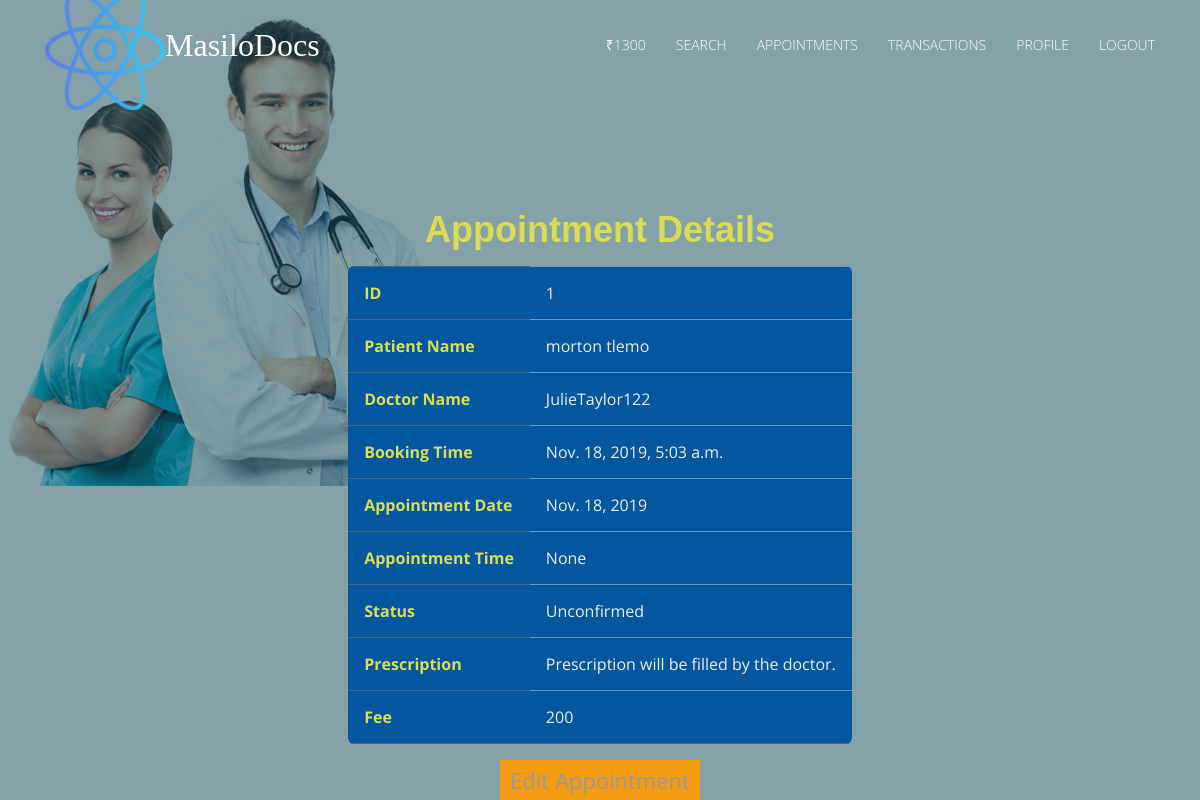
The app's page /appointment/1/ (signed in) with its own data.
### accounts/models.py (models this page shows, shortened)
class UserProfile(models.Model):
    user = models.OneToOneField(User, on_delete=models.CASCADE)
    contact = models.CharField(max_length=50)
    address = models.CharField(max_length=500, blank=True)
    birth_date = models.DateField(blank=True)
    amount = models.PositiveIntegerField(default=1500)

class DoctorProfile(models.Model):
    user = models.OneToOneField(User, on_delete=models.CASCADE)
    hospital = models.ForeignKey('healthcare.Hospital', on_delete=models.CASCADE)
    contact = models.CharField(max_length=50)
    specialization = models.ForeignKey('healthcare.Department', on_delete=models.CASCADE)
    consultation_fee = models.IntegerField(default=200)
    amount = models.PositiveIntegerField(default=100)

### healthcare/models.py (models this page shows, shortened)
class Appointment(models.Model):
    STATUS = (
        ('Unconfirmed', 'Unconfirmed'),
        ('Confirmed', 'Confirmed'),
    )
    appointment_id = models.AutoField(primary_key=True)
    transaction_id = models.ForeignKey(Transaction)
    user = models.ForeignKey(User)
    doctor = models.ForeignKey(DoctorProfile)
    booking_time = models.DateTimeField(default=datetime.now)
    appointment_date = models.DateField()
    appointment_time = models.TimeField(blank=True, null=True)
    prescription = models.TextField(default='Prescription will be filled by the doctor.')
    status = models.CharField(max_length=20, default='Unconfirmed', choices=STATUS)
    fee = models.PositiveIntegerField(default=500)

### healthcare/views.py (the view)
# urls.py: url(r'^appointment/(?P<pk>[0-9]+)/', views.AppointmentDetail.as_view(), name='appointment-detail'),
class AppointmentDetail(generic.DetailView):
    model = Appointment
    template_name = 'healthcare/appointment.html'

### healthcare/templates/healthcare/appointment.html (shortened to what this page needs)
{% extends 'healthcare/base.html' %}
{% block body %}
        {% if request.user.is_superuser or appointment.user == request.user or appointment.doctor == request.user.doctorprofile%}
            <center><h1 style="color: #dd5;">Appointment Details</h1>
                <table class="rwd-table">
                    <tr>
                        <th>ID</th>
                        <td>{{ appointment.pk }}</td>
                    </tr>
                    <tr>
                        <th>Patient Name</th>
                        <td>{{ appointment.user.first_name }} {{ appointment.user.last_name }}</td>
                    </tr>
                    <tr onclick=window.location="{% url 'accounts:doctor-detail' appointment.doctor.pk %}">
                        <th>Doctor Name</th>
                        <td>{{ appointment.doctor.user.username }}</td>
                    </tr>
                    <tr>
                        <th>Booking Time</th>
                        <td>{{ appointment.booking_time }}</td>
                    </tr>
                    <tr>
                        <th>Appointment Date</th>
                        <td>{{ appointment.appointment_date }}</td>
                    </tr>
                    <tr>
                        <th>Appointment Time</th>
                        <td>{{ appointment.appointment_time }}</td>
                    </tr>
                    <tr>
                        <th>Status</th>
                        <td>{{ appointment.status }}</td>
                    </tr>
                    <tr>
                        <th>Prescription</th>
                        <td>{{ appointment.prescription }}</td>
                    </tr>
                    <tr>
                        <th>Fee</th>
                        <td>{{ appointment.fee }}</td>
                    </tr>
                </table>
                {% if request.user.is_superuser %}
                <center><button class="button-three" onclick="window.location.href='/admin/healthcare/appointment/{{ appointment.pk }}/change/'">Edit Appointment</button></center>
                {% else %}
                <center><button class="button-three" onclick="window.location.href='{% url 'healthcare:appointment-update' appointment.pk %}'">Edit Appointment</button></center>
                {% endif %}
        {% else %}
              </center>
            <p>You are not authorized to view this page!</p>
        {% endif %}
{% endblock %}

### healthcare/templates/healthcare/base.html (shortened to what this page needs)
<!DOCTYPE html>
<html lang="en">
<head>
    {% load staticfiles %}
    <link rel="stylesheet" href="https://maxcdn.bootstrapcdn.com/bootstrap/3.3.7/css/bootstrap.min.css">
    <link href="{% static "css/style.css" %}" rel="stylesheet" type="text/css">
    <link href="{% static "css/profile.css" %}" rel="stylesheet" type="text/css">
    <link href="{% static "css/main.css" %}" rel="stylesheet" type="text/css">
</head>
<body id="myPage" data-spy="scroll" data-target=".navbar" data-offset="60">
    <section id="banner" class="banner">
      <div class="bg-color">
    <nav class="navbar navbar-default navbar-fixed-top" >
      <div class="container">
        <div class="col-md-12">
          <div class="navbar-header">
            <a class="navbar-brand" href="{% url 'healthcare:index' %}"><font color = 'white'>MasiloDocs</font><img src="{% static "img/logg1.png" %}" class="img-responsive" align="Left" style="width: 110px; margin-top: -17%;"></a>
          </div>
          <div class="collapse navbar-collapse navbar-right" id="myNavbar">
            <ul class="nav navbar-nav">
              {% if request.user.is_authenticated %}
                {% if request.user.userprofile %}
                <li class=""><a>₹{{ request.user.userprofile.amount }}</a></li>
                {% else %}
                <li class=""><a>₹{{ request.user.doctorprofile.amount }}</a></li>
                {% endif %}
                {% endif %}
              {% if request.user.is_superuser %}
              <li class=""><a href="/admin/">Admin</a></li>
              {% elif not request.user.doctorprofile %}
              <li class=""><a href="{% url 'healthcare:search' %}">Search</a></li>
              {% endif %}
              {% if request.user.is_authenticated %}
              <li class=""><a href="{% url 'healthcare:index' %}">Appointments</a></li>
              <li class=""><a href="{% url 'healthcare:transactions' %}">Transactions</a></li>
              {% else %}
              <li class=""><a href="{% url 'accounts:register' %}">Register</a></li>
              {% endif %}
              {% if request.user.is_authenticated and request.user.doctorprofile %}
              <li class=""><a href="{% url 'accounts:doctor-detail' request.user.doctorprofile.pk %}">Profile</a></li>
              {% elif request.user.is_authenticated and request.user.userprofile %}
              <li class=""><a href="{% url 'accounts:user-detail' request.user.userprofile.pk %}">Profile</a></li>
              {% elif not request.user.is_authenticated %}
              <li class=""><a href="{% url 'accounts:home' %}?role=doctor">Doctor</a></li>
              {% endif %}
              <li class="">
                {% if request.user.is_authenticated %}
                    <a href="{% url 'accounts:logout' %}">
                        Logout
                    </a>
                {% else %}
                    <a href="{% url 'accounts:login' %}">
                        Login
                    </a>
                {% endif %}
              </li>
            </ul>
          </div>
        </div>
      </div>
    </nav>
    <div class="container">
      <div class="row">
        <div class="banner-info">
          {% block body %}
          {% endblock %}
        </div>
      </div>
    </div>
  </div>
</section>
</body>
</html>

### healthcare/static/css/style.css (style rules this page uses)
.button-three { text-align: center; cursor: pointer; font-size:22px; }
.button-three { position: relative; background-color: #f39c12; border: none; padding: 10px; width: 200px; text-align: center; -webkit-transition-duration: 0.4s; transition-duration: 0.4s; text-decoration: none; overflow: hidden; }
.button-three:after { content: ""; background: #f1c40f; display: block; position: absolute; padding-top: 300%; padding-left: 350%; margin-left: -20px !important; margin-top: -120%; opacity: 0; transition: all 0.8s }
.rwd-table { margin: 1em 0; min-width: 300px; }
.rwd-table tr { border-top: 1px solid #ddd; border-bottom: 1px solid #ddd; }
.rwd-table th { display: none; }
.rwd-table td { display: block; }
.rwd-table td:last-child { padding-bottom: .5em; }
.rwd-table td:before { content: attr(data-th) ": "; font-weight: bold; width: 6.5em; display: inline-block; }
@media (min-width: 480px) { .rwd-table td:before { display: none; } }
.rwd-table th, .rwd-table td { text-align: left; }
@media (min-width: 480px) { .rwd-table th, .rwd-table td { display: table-cell; padding: .25em .5em; } }
@media (min-width: 480px) { .rwd-table th:first-child, .rwd-table td:first-child { padding-left: 0; } }
@media (min-width: 480px) { .rwd-table th:last-child, .rwd-table td:last-child { padding-right: 0; } }
.rwd-table { background: #04569E; color: #eee; border-radius: .4em; overflow: hidden; }
.rwd-table tr { border-color: #46637f; }
.rwd-table th, .rwd-table td { margin: .5em 1em; }
@media (min-width: 480px) { .rwd-table th, .rwd-table td { padding: 1em !important; } }
.rwd-table th, .rwd-table td:before { color: #dd5; }

### healthcare/static/css/main.css (style rules this page uses)
body { font-family: 'Open Sans', sans-serif; line-height: 20px; color: #999999; font-size: 300; font-size: 16px; }
ol, ul { list-style: none; }
table { border-collapse: collapse; border-spacing: 0; }
h1, h2, h3, h4, h5, h6 { font-family: 'Raleway', sans-serif; font-weight: 600; color: #222222; }
a, a:hover, a:focus, a:active { outline: none; }
.navbar { margin-bottom: 0px; border: 0px; }
.navbar { border-radius: 0px; }
.navbar-default { background-color: #fff; padding: 20px 0; transition: all 0.3s; }
.navbar-default { background-color: transparent; border: 0px; }
.navbar-brand { font-family: 'Chewy', cursive; font-size: 32px; }
.navbar-brand img { padding-top: 2px; width: 120px !important; }
.navbar-default .navbar-brand, .navbar-default .navbar-brand:hover, .navbar-default .navbar-brand:focus { color: #EA6045; }
.navbar-default .navbar-nav > li > a { color: #fff; text-transform: uppercase; font-size: 14px; font-weight: 300; }
#banner { background: url('../img/bg6.jpg') no-repeat fixed; min-height: 800px; position: relative; }
.bg-color { background-color: RGBA(13, 70, 83, 0.50); min-height: 800px; }
.banner-info { padding-top: 190px; }
td { border: 0px solid #ededed; border-top: 1px solid rgba(216, 216, 216, 0.5); padding: 6px 10px 6px 0; }

### records on screen
Appointment: pk "1", user.first_name "morton", user.last_name "tlemo", doctor.user.username "JulieTaylor122", booking_time "Nov. 18, 2019, 5:03 a.m.", appointment_date "Nov. 18, 2019", appointment_time "None", status "Unconfirmed", prescription "Prescription will be filled by the doctor.", fee "200"

### other values on screen
{{ request.user.userprofile.amount }} "1300"
